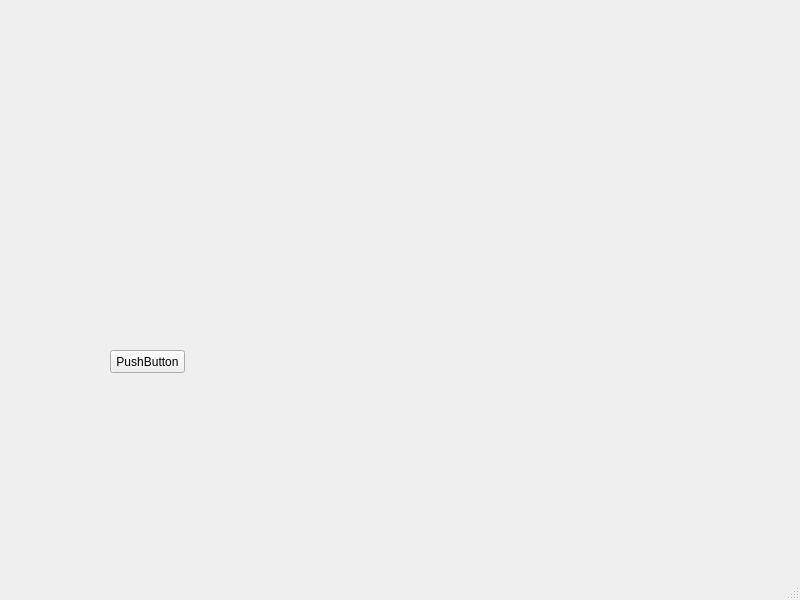
<?xml version="1.0" encoding="UTF-8"?>
<ui version="4.0">
 <class>MainWindow</class>
 <widget class="QMainWindow" name="MainWindow">
  <property name="geometry">
   <rect>
    <x>0</x>
    <y>0</y>
    <width>800</width>
    <height>600</height>
   </rect>
  </property>
  <property name="windowTitle">
   <string>MainWindow</string>
  </property>
  <widget class="QWidget" name="centralwidget">
   <widget class="QPushButton" name="pushButton">
    <property name="geometry">
     <rect>
      <x>110</x>
      <y>350</y>
      <width>75</width>
      <height>23</height>
     </rect>
    </property>
    <property name="text">
     <string>PushButton</string>
    </property>
   </widget>
  </widget>
  <widget class="QMenuBar" name="menubar">
   <property name="geometry">
    <rect>
     <x>0</x>
     <y>0</y>
     <width>800</width>
     <height>21</height>
    </rect>
   </property>
  </widget>
  <widget class="QStatusBar" name="statusbar"/>
 </widget>
 <resources/>
 <connections/>
</ui>
